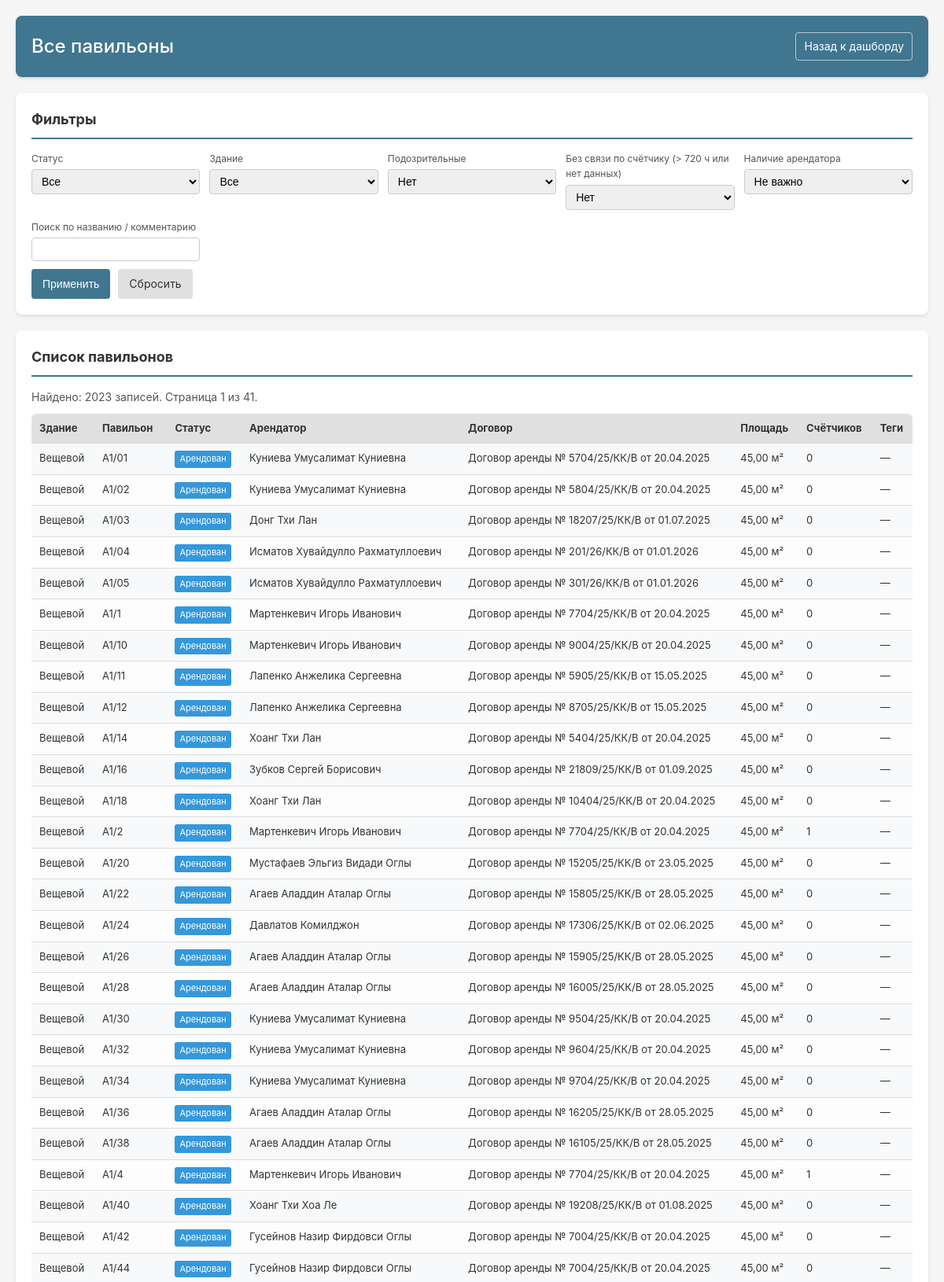
Screenshot of /pavilions/ (upper part) with the database file from the repository.
### apps/pavilions/models.py (models this page shows, shortened)
class Pavilion(models.Model):
    name = models.CharField('Название павильона', max_length=200)
    building = models.ForeignKey(
        Building,
        on_delete=models.PROTECT,
        verbose_name='Здание/Рынок/Территория',
        related_name='pavilions'
    )
    row = models.CharField('Ряд', max_length=100, blank=True)
    area = models.DecimalField(
        'Площадь (кв.м.)',
        max_digits=8,
        decimal_places=2,
        default=45.00,
        validators=[MinValueValidator(0)]
    )
    STATUS_CHOICES = [
        ('free', 'Свободен'),
        ('rented', 'Арендован'),
        ('reserved', 'Забронирован'),
        ('repair', 'На ремонте'),
    ]
    status = models.CharField(
        'Статус',
        max_length=20,
        choices=STATUS_CHOICES,
        default='free'
    )
    contract = models.ForeignKey(
        Contract,
        on_delete=models.SET_NULL,
        null=True,
        blank=True,
        verbose_name='Договор аренды'
    )
    tenant = models.ForeignKey(
        Tenant,
        on_delete=models.SET_NULL,
        null=True,
        blank=True,
        verbose_name='Арендатор',
        related_name='pavilion'
    )
    product_categories = models.ManyToManyField(
        ProductCategory,
        verbose_name='Категории товаров',
        blank=True
    )
    comment = models.TextField('Комментарий', blank=True)
    created_at = models.DateTimeField('Дата создания', auto_now_add=True)
    updated_at = models.DateTimeField('Дата обновления', auto_now=True)
    class Meta:
        verbose_name = 'Павильон'
        verbose_name_plural = 'Павильоны'
        ordering = ['building', 'row', 'name']
        constraints = [
            models.UniqueConstraint(
                fields=['building', 'name'],
                name='unique_pavilion_per_building'
            )
        ]
    TAG_CHOICES = [
        ('2_etazha', '2 этажа'),
        ('3_etazha', '3 этажа'),
        ('4_etazha', '4+ этажа'),
        ('krysha_novaya', 'Крыша новая'),
        ('krysha_horoshee', 'Крыша хорошее'),
        ('krysha_remont', 'Крыша требует ремонта'),
        ('gaz_est', 'Газ есть'),
        ('gaz_net', 'Газа нет'),
        ('voda_est', 'Вода есть'),
        ('voda_net', 'Воды нет'),
        ('otoplenie_central', 'Отопление центральное'),
        ('otoplenie_avtonom', 'Отопление автономное'),
        ('otoplenie_net', 'Отопления нет'),
        ('ventilacia_est', 'Вентиляция есть'),
        ('ventilacia_net', 'Вентиляции нет'),
        ('signalizacia_est', 'Сигнализация есть'),
        ('signalizacia_net', 'Сигнализации нет'),
        ('rampa_est', 'Погрузочная рампа'),
        ('vitrina_est', 'Витрина'),
        ('otdelny_vhod', 'Отдельный вход'),
        ('parkovka', 'Парковка рядом'),
    ]
    tags = models.JSONField(
        'Теги павильона',
        default=list,
        blank=True,
        help_text='Дополнительные характеристики павильона'
    )
    def get_tags_display(self):
        display_dict = dict(self.TAG_CHOICES)
        return [display_dict.get(tag, tag) for tag in self.tags]
    @property
    def meters_count(self):
        return self.electricity_meters.count()

class Building(models.Model):
    name = models.CharField(
        'Название здания/рынка/территории',
        max_length=200,
        unique=True
    )
    address = models.TextField('Адрес', blank=True)
    created_at = models.DateTimeField('Дата создания', auto_now_add=True)
    class Meta:
        verbose_name = 'Здание/Рынок/Территория'
        verbose_name_plural = 'Здания/Рынки/Территории'
        ordering = ['name']

class Tenant(models.Model):
    name = models.CharField('Название компании/ФИО', max_length=300)
    inn = models.CharField('ИНН', max_length=20, blank=True, db_index=True)
    phone = models.CharField('Телефон', max_length=20, blank=True)
    email = models.EmailField('Email', blank=True)
    created_at = models.DateTimeField('Дата регистрации', auto_now_add=True)
    class Meta:
        verbose_name = 'Арендатор'
        verbose_name_plural = 'Арендаторы'
        ordering = ['name']

class Contract(models.Model):
    name = models.CharField('Название договора', max_length=200)
    contract_file = models.FileField(
        'Файл договора',
        upload_to='contracts/',
        null=True,
        blank=True
    )
    created_at = models.DateTimeField('Дата создания', auto_now_add=True)
    class Meta:
        verbose_name = 'Договор аренды'
        verbose_name_plural = 'Договоры аренды'

### apps/dashboard/views.py (the view)
# urls.py: path('pavilions/', PavilionListView.as_view(), name='pavilions_list'),
class PavilionListView(ListView):
    model = Pavilion
    template_name = 'dashboard/pavilions_list.html'
    context_object_name = 'pavilions'
    paginate_by = 50
    def get_queryset(self):
        qs = Pavilion.objects.select_related('building', 'tenant', 'contract').prefetch_related(
            'electricity_meters'
        )
        request = self.request
        preset = request.GET.get('preset') or ''
        status = request.GET.get('status') or ''
        building_id = request.GET.get('building') or ''
        suspicious = request.GET.get('suspicious') or ''
        without_communication = request.GET.get('without_communication') or ''
        has_tenant = request.GET.get('has_tenant') or ''
        search = request.GET.get('q') or ''
        self._preset = preset
        self._status = status
        self._building_id = building_id
        self._suspicious = suspicious
        self._without_communication = without_communication
        self._has_tenant = has_tenant
        self._search = search
        if preset == 'rented':
            qs = qs.filter(status='rented')
        elif preset == 'free':
            qs = qs.filter(status='free')
        elif preset == 'reserved':
            qs = qs.filter(status='reserved')
        elif preset == 'repair':
            qs = qs.filter(status='repair')
        elif preset == 'suspicious':
            suspicious_readings = ElectricityReading.objects.filter(
                meter__pavilions=OuterRef('pk'),
                consumption__gt=Decimal('1')
            )
            qs = qs.filter(Exists(suspicious_readings), tenant__isnull=True)
        elif preset == 'without_communication':
            stale_meters = ElectricityMeter.objects.filter(
                Q(last_verified_hours_ago__gt=720) | Q(last_verified_hours_ago__isnull=True),
                pavilions=OuterRef('pk')
            )
            qs = qs.filter(Exists(stale_meters))
        if status:
            qs = qs.filter(status=status)
        if building_id:
            qs = qs.filter(building_id=building_id)
        if suspicious == 'yes' and preset != 'suspicious':
            suspicious_readings = ElectricityReading.objects.filter(
                meter__pavilions=OuterRef('pk'),
                consumption__gt=Decimal('1')
            )
            qs = qs.filter(Exists(suspicious_readings), tenant__isnull=True)
        if without_communication == 'yes' and preset != 'without_communication':
            stale_meters = ElectricityMeter.objects.filter(
                Q(last_verified_hours_ago__gt=720) | Q(last_verified_hours_ago__isnull=True),
                pavilions=OuterRef('pk')
            )
            qs = qs.filter(Exists(stale_meters))
        if has_tenant == 'yes':
            qs = qs.filter(tenant__isnull=False)
        elif has_tenant == 'no':
            qs = qs.filter(tenant__isnull=True)
        if search:
            qs = qs.filter(Q(name__icontains=search) | Q(comment__icontains=search))
        return qs.order_by('building__name', 'row', 'name')
    def get_context_data(self, **kwargs):
        context = super().get_context_data(**kwargs)
        querydict = self.request.GET.copy()
        if 'page' in querydict:
            querydict.pop('page')
        context['querystring'] = querydict.urlencode()
        context.update({
            'statuses': Pavilion.STATUS_CHOICES,
            'buildings': Building.objects.order_by('name'),
            'preset': getattr(self, '_preset', ''),
            'current_status': getattr(self, '_status', ''),
            'current_building_id': getattr(self, '_building_id', ''),
            'current_suspicious': getattr(self, '_suspicious', ''),
            'current_without_communication': getattr(self, '_without_communication', ''),
            'current_has_tenant': getattr(self, '_has_tenant', ''),
            'current_search': getattr(self, '_search', ''),
        })
        return context

### apps/dashboard/templates/dashboard/pavilions_list.html (shortened to what this page needs)
<!DOCTYPE html>
<html lang="ru">
<head>
</head>
<body>
    <div class="container">
        <header>
            <h1>
                {% if preset == 'rented' %}
                    Арендованные павильоны
                {% elif preset == 'free' %}
                    Свободные павильоны
                {% elif preset == 'reserved' %}
                    Забронированные павильоны
                {% elif preset == 'repair' %}
                    Павильоны на ремонте
                {% elif preset == 'suspicious' or current_suspicious == 'yes' %}
                    Подозрительные павильоны
                {% elif preset == 'without_communication' or current_without_communication == 'yes' %}
                    Павильоны без связи по счётчикам
                {% else %}
                    Все павильоны
                {% endif %}
            </h1>
            <a href="{% url 'dashboard:index' %}" class="back-link">Назад к дашборду</a>
        </header>
        <div class="section">
            <h2>Фильтры</h2>
            <form method="get">
                <div class="filters">
                    <div>
                        <label for="status">Статус</label>
                        <select name="status" id="status">
                            <option value="">Все</option>
                        </select>
                    </div>
                    <div>
                        <label for="building">Здание</label>
                        <select name="building" id="building">
                            <option value="">Все</option>
                        </select>
                    </div>
                    <div>
                        <label for="suspicious">Подозрительные</label>
                        <select name="suspicious" id="suspicious">
                            <option value="">Нет</option>
                        </select>
                    </div>
                    <div>
                        <label for="without_communication">Без связи по счётчику (&gt; 720 ч или нет данных)</label>
                        <select name="without_communication" id="without_communication">
                            <option value="">Нет</option>
                        </select>
                    </div>
                    <div>
                        <label for="has_tenant">Наличие арендатора</label>
                        <select name="has_tenant" id="has_tenant">
                            <option value="">Не важно</option>
                        </select>
                    </div>
                    <div>
                        <label for="q">Поиск по названию / комментарию</label>
                        <input type="text" name="q" id="q" value="{{ current_search }}">
                    </div>
                </div>
                <div class="filters-actions">
                    <button type="submit" class="btn btn-primary">Применить</button>
                    <a href="{% url 'dashboard:pavilions_list' %}" class="btn btn-secondary">Сбросить</a>
                </div>
            </form>
        </div>
        <div class="section">
            <h2>Список павильонов</h2>
            <div class="summary">
                Найдено: {{ page_obj.paginator.count }} записей.
                Страница {{ page_obj.number }} из {{ page_obj.paginator.num_pages }}.
            </div>
            <table class="table">
                <thead>
                    <tr>
                        <th>Здание</th>
                        <th>Павильон</th>
                        <th>Статус</th>
                        <th>Арендатор</th>
                        <th>Договор</th>
                        <th>Площадь</th>
                        <th>Счётчиков</th>
                        <th>Теги</th>
                    </tr>
                </thead>
                <tbody>
                    {% for pavilion in pavilions %}
                    <tr>
                        <td>{{ pavilion.building.name }}</td>
                        <td>{{ pavilion.name }}</td>
                        <td>
                            {% with pavilion.status as st %}
                                {% if st == 'free' %}
                                    <span class="badge badge-status-free">{{ pavilion.get_status_display }}</span>
                                {% elif st == 'rented' %}
                                    <span class="badge badge-status-rented">{{ pavilion.get_status_display }}</span>
                                {% elif st == 'reserved' %}
                                    <span class="badge badge-status-reserved">{{ pavilion.get_status_display }}</span>
                                {% elif st == 'repair' %}
                                    <span class="badge badge-status-repair">{{ pavilion.get_status_display }}</span>
                                {% else %}
                                    {{ pavilion.get_status_display }}
                                {% endif %}
                            {% endwith %}
                        </td>
                        <td>{% if pavilion.tenant %}{{ pavilion.tenant.name }}{% else %}—{% endif %}</td>
                        <td>{% if pavilion.contract %}{{ pavilion.contract.name }}{% else %}—{% endif %}</td>
                        <td>{{ pavilion.area|floatformat:2 }} м²</td>
                        <td>{{ pavilion.meters_count }}</td>
                        <td>
                            {% with tags=pavilion.get_tags_display %}
                                {% if tags %}
                                    {{ tags|join:", " }}
                                {% else %}
                                    —
                                {% endif %}
                            {% endwith %}
                        </td>
                    </tr>
                    {% empty %}
                    <tr>
                        <td colspan="8">Ничего не найдено по заданным условиям.</td>
                    </tr>
                    {% endfor %}
                </tbody>
            </table>
        </div>
    </div>
</body>
</html>

### rows the page displays
Pavilion: building.name "Вещевой", name "А1/01", status "Арендован", tenant.name "Куниева Умусалимат Куниевна", contract.name "Договор аренды № 5704/25/КК/В от 20.04.2025", area "45,00", meters_count "0"
Pavilion: building.name "Вещевой", name "А1/02", status "Арендован", tenant.name "Куниева Умусалимат Куниевна", contract.name "Договор аренды № 5804/25/КК/В от 20.04.2025", area "45,00", meters_count "0"
Pavilion: building.name "Вещевой", name "А1/03", status "Арендован", tenant.name "Донг Тхи Лан", contract.name "Договор аренды № 18207/25/КК/В от 01.07.2025", area "45,00", meters_count "0"
Pavilion: building.name "Вещевой", name "А1/04", status "Арендован", tenant.name "Исматов Хувайдулло Рахматуллоевич", contract.name "Договор аренды № 201/26/КК/В от 01.01.2026", area "45,00", meters_count "0"
Pavilion: building.name "Вещевой", name "А1/05", status "Арендован", tenant.name "Исматов Хувайдулло Рахматуллоевич", contract.name "Договор аренды № 301/26/КК/В от 01.01.2026", area "45,00", meters_count "0"
Pavilion: building.name "Вещевой", name "А1/1", status "Арендован", tenant.name "Мартенкевич Игорь Иванович", contract.name "Договор аренды № 7704/25/КК/В от 20.04.2025", area "45,00", meters_count "0"
Pavilion: building.name "Вещевой", name "А1/10", status "Арендован", tenant.name "Мартенкевич Игорь Иванович", contract.name "Договор аренды № 9004/25/КК/В от 20.04.2025", area "45,00", meters_count "0"
Pavilion: building.name "Вещевой", name "А1/11", status "Арендован", tenant.name "Лапенко Анжелика Сергеевна", contract.name "Договор аренды № 5905/25/КК/В от 15.05.2025", area "45,00", meters_count "0"
Pavilion: building.name "Вещевой", name "А1/12", status "Арендован", tenant.name "Лапенко Анжелика Сергеевна", contract.name "Договор аренды № 8705/25/КК/В от 15.05.2025", area "45,00", meters_count "0"
Pavilion: building.name "Вещевой", name "А1/14", status "Арендован", tenant.name "Хоанг Тхи Лан", contract.name "Договор аренды № 5404/25/КК/В от 20.04.2025", area "45,00", meters_count "0"
Pavilion: building.name "Вещевой", name "А1/16", status "Арендован", tenant.name "Зубков Сергей Борисович", contract.name "Договор аренды № 21809/25/КК/В от 01.09.2025", area "45,00", meters_count "0"
Pavilion: building.name "Вещевой", name "А1/18", status "Арендован", tenant.name "Хоанг Тхи Лан", contract.name "Договор аренды № 10404/25/КК/В от 20.04.2025", area "45,00", meters_count "0"
Pavilion: building.name "Вещевой", name "А1/2", status "Арендован", tenant.name "Мартенкевич Игорь Иванович", contract.name "Договор аренды № 7704/25/КК/В от 20.04.2025", area "45,00", meters_count "1"
Pavilion: building.name "Вещевой", name "А1/20", status "Арендован", tenant.name "Мустафаев Эльгиз Видади Оглы", contract.name "Договор аренды № 15205/25/КК/В от 23.05.2025", area "45,00", meters_count "0"
Pavilion: building.name "Вещевой", name "А1/22", status "Арендован", tenant.name "Агаев Аладдин Аталар Оглы", contract.name "Договор аренды № 15805/25/КК/В от 28.05.2025", area "45,00", meters_count "0"
Pavilion: building.name "Вещевой", name "А1/24", status "Арендован", tenant.name "Давлатов Комилджон", contract.name "Договор аренды № 17306/25/КК/В от 02.06.2025", area "45,00", meters_count "0"
Pavilion: building.name "Вещевой", name "А1/26", status "Арендован", tenant.name "Агаев Аладдин Аталар Оглы", contract.name "Договор аренды № 15905/25/КК/В от 28.05.2025", area "45,00", meters_count "0"
Pavilion: building.name "Вещевой", name "А1/28", status "Арендован", tenant.name "Агаев Аладдин Аталар Оглы", contract.name "Договор аренды № 16005/25/КК/В от 28.05.2025", area "45,00", meters_count "0"
Pavilion: building.name "Вещевой", name "А1/30", status "Арендован", tenant.name "Куниева Умусалимат Куниевна", contract.name "Договор аренды № 9504/25/КК/В от 20.04.2025", area "45,00", meters_count "0"
Pavilion: building.name "Вещевой", name "А1/32", status "Арендован", tenant.name "Куниева Умусалимат Куниевна", contract.name "Договор аренды № 9604/25/КК/В от 20.04.2025", area "45,00", meters_count "0"
Pavilion: building.name "Вещевой", name "А1/34", status "Арендован", tenant.name "Куниева Умусалимат Куниевна", contract.name "Договор аренды № 9704/25/КК/В от 20.04.2025", area "45,00", meters_count "0"
Pavilion: building.name "Вещевой", name "А1/36", status "Арендован", tenant.name "Агаев Аладдин Аталар Оглы", contract.name "Договор аренды № 16205/25/КК/В от 28.05.2025", area "45,00", meters_count "0"
Pavilion: building.name "Вещевой", name "А1/38", status "Арендован", tenant.name "Агаев Аладдин Аталар Оглы", contract.name "Договор аренды № 16105/25/КК/В от 28.05.2025", area "45,00", meters_count "0"
Pavilion: building.name "Вещевой", name "А1/4", status "Арендован", tenant.name "Мартенкевич Игорь Иванович", contract.name "Договор аренды № 7704/25/КК/В от 20.04.2025", area "45,00", meters_count "1"
Pavilion: building.name "Вещевой", name "А1/40", status "Арендован", tenant.name "Хоанг Тхи Хоа Ле", contract.name "Договор аренды № 19208/25/КК/В от 01.08.2025", area "45,00", meters_count "0"
Pavilion: building.name "Вещевой", name "А1/42", status "Арендован", tenant.name "Гусейнов Назир Фирдовси Оглы", contract.name "Договор аренды № 7004/25/КК/В от 20.04.2025", area "45,00", meters_count "0"
Pavilion: building.name "Вещевой", name "А1/44", status "Арендован", tenant.name "Гусейнов Назир Фирдовси Оглы", contract.name "Договор аренды № 7004/25/КК/В от 20.04.2025", area "45,00", meters_count "0"

### other values shown
{{ page_obj.paginator.count }} "2023"
{{ page_obj.number }} "1"
{{ page_obj.paginator.num_pages }} "41"
